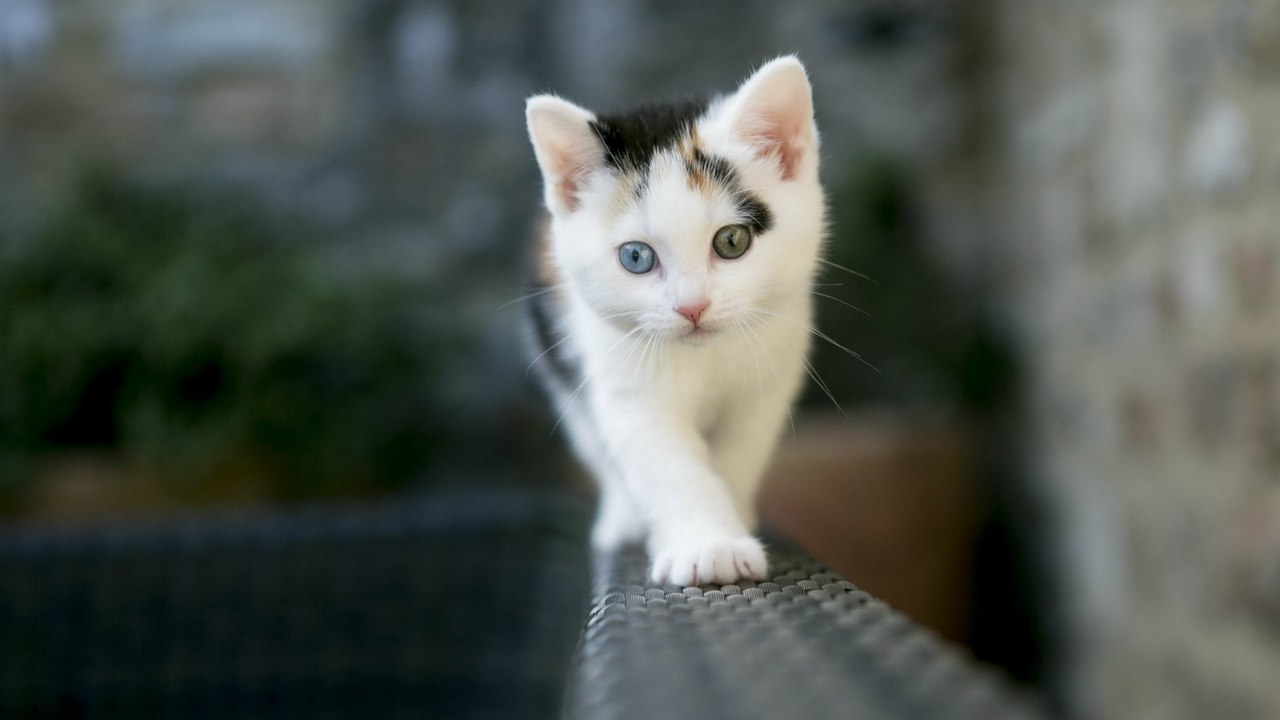
#> input picture cat.jpg, 1280 x 720 px
$ python cv.py
#> lines starting #> are read from the running program, lines starting #| are printed output that depends on the picture
#!/usr/bin/env python3
# -*- coding: utf-8 -*-
"""
Created on Tue May 28 14:52:30 2019

@author: root
"""

import cv2

read_ops=[i for i in dir(cv2) if 'read' in i]
print(read_ops)
#reading dara from image
img=cv2.imread('cat.jpg',1)
#> img is the input picture: shape (720, 1280, 3); mean B, G, R 80.4, 86.5, 80.6
img1=cv2.imread('cat.jpg',0)
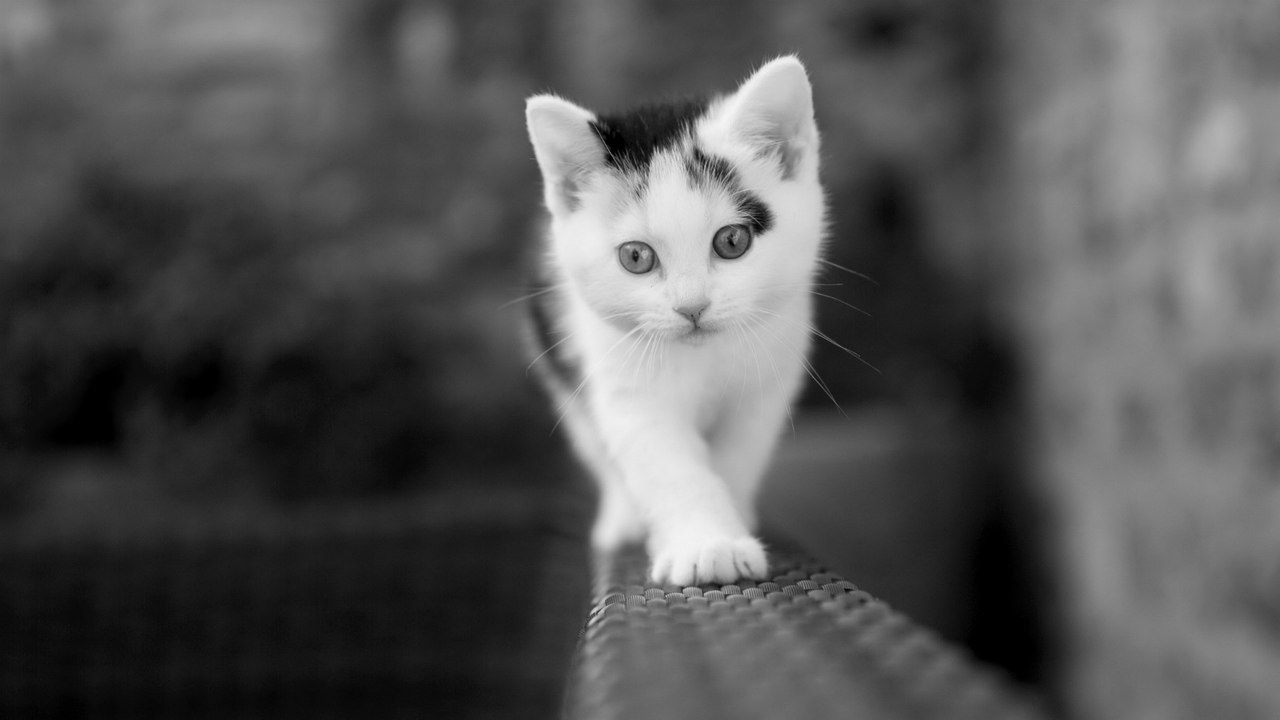
#> img1: shape (720, 1280); min 0, max 245, mean 84
print(img.size)
#| 2764800
print(img.shape)
#| (720, 1280, 3)
print(img)
#> (printed output is left out)
cv2.imshow('win',img)
cv2.imshow('win1',img1)
cv2.waitKey(0)
cv2.destroyAllWindows()
